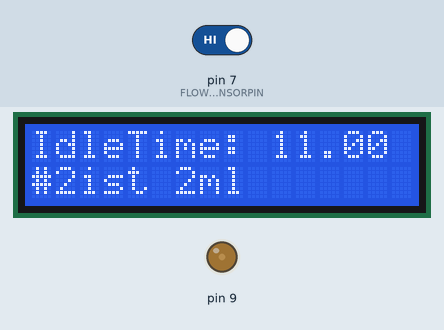
The sketch below on a simulated Arduino Uno, built with avr-gcc and run on an emulated ATmega328P. Parts: 16×2 character LCD, output pins drawn as LEDs (lit = HIGH). The inputs (shaded band) are chosen by the test bench; at power-on: pin 7 (FLOWSENSORPIN) HIGH. Random numbers use the default seed unless the sketch sets one.

Above: at 1.2 s.
1.3 s: pin 7 (FLOWSENSORPIN) driven LOW
At 2.5 s:
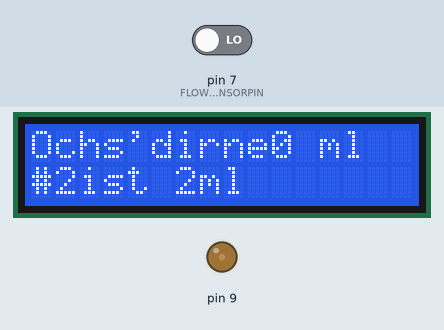
2.8 s: pin 7 (FLOWSENSORPIN) driven HIGH
At 3.6 s:
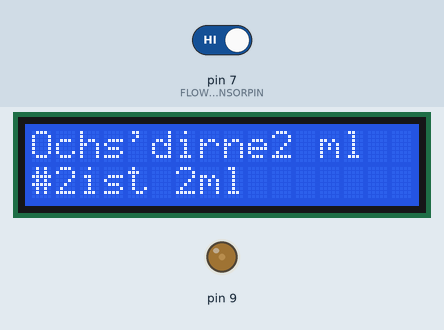
At 11.5 s:
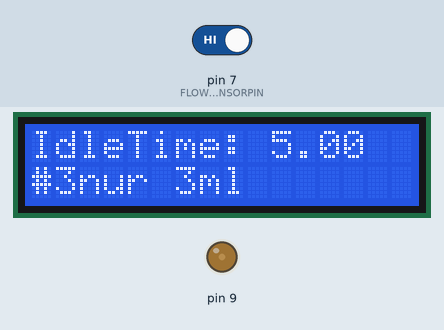
Timing chart, 0 to 12.6 s (numbered marks = the images above; inputs shaded):
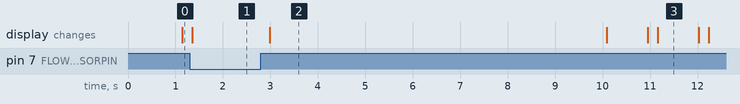

The sketch:

Hau_das_Pissuar_feb10.ino
```cpp
/**********************************************************
  Some nice Intro text that lets you want to piss the hell out of your bladder.
**********************************************************/
#include "LiquidCrystal.h"
LiquidCrystal lcd(12, 11, 5, 4, 3, 2);

// which pin to use for reading the sensor? can use any pin!
#define FLOWSENSORPIN 7

// count how many pulses!
volatile uint16_t pulses = 0;
// track the state of the pulse pin
volatile uint8_t lastflowpinstate;
// you can try to keep time of how long it is between pulses
volatile uint32_t lastflowratetimer = 100;
// and use that to calculate a flow rate
volatile float timer;

// Declare global variables
bool session = false; // describes if a session is activ or not
String vollname;

int highScore[10] = {1, 2, 3, 4, 5, 6, 7, 8, 9, 10}; //stores the highscore
String highPlayer[10] = {"das", "ist", "nur", "ein", "test", "damit", "hier", "etwas", "stehen", "kann"}; //stores the highscore

// Calculates miliLiters from the pulses
int mliters = 0;

// Counts the highscore position
int count = 0;

// Interrupt is called once a millisecond, looks for any pulses from the sensor!
SIGNAL(TIMER0_COMPA_vect) {
  uint8_t x = digitalRead(FLOWSENSORPIN);

  if (x == lastflowpinstate) {
    //lastflowratetimer++;
    return; // nothing changed!
  }

  if (x == HIGH) {
    //low to high transition!
    pulses++;

  }
  lastflowpinstate = x;
  lastflowratetimer = 0;
}

void useInterrupt(boolean v) {
  if (v) {
    // Timer0 is already used for millis() - we'll just interrupt somewhere
    // in the middle and call the "Compare A" function above
    OCR0A = 0xAF;
    TIMSK0 |= _BV(OCIE0A);
  } else {
    // do not call the interrupt function COMPA anymore
    TIMSK0 &= ~_BV(OCIE0A);
  }
}

void setup()
{
  //Serial.begin(9600);
  // Serial.print("Flow sensor test!");
  lcd.begin(16, 2);
  // declare pin 9 to be an output for the contrast:
  pinMode(9, OUTPUT);
  analogWrite(9, 50);

  pinMode(FLOWSENSORPIN, INPUT);
  digitalWrite(FLOWSENSORPIN, HIGH);
  lastflowpinstate = digitalRead(FLOWSENSORPIN);
  useInterrupt(true);
  randomSeed(analogRead(0));
};

void loop()             // run over and over again
{
  //counts the time since the last signal
  timer = (lastflowratetimer / 10); // in seconds
  lastflowratetimer++;

  if ((timer >= 0) && (timer < 3))              //Start a session
  {
    gameStart();
  }
  else if (timer == 3)           // End a session
  {
    // save the score to the highscore array
    setHighscore(vollname, mliters);  // Name des Spielers und Punkte übergeben an Higscore funktion
    session = false;
    pulses = 0;

  }
  else if (timer > 3)            // Starts the Game else stays in Idle mode
  {
    IdleMode();
  }
  delay(100);
};

void IdleMode()
{
  showHigh();
  lcd.setCursor(0, 0);
  lcd.print("IdleTime: "); lcd.print( timer ); lcd.print("      ");
};

void showHigh()
{
  if (count == 100)
  {
    count = 0;
  };
  lcd.setCursor(0, 1);
  lcd.print("#" + String((count / 10) + 1) + highPlayer[(count / 10)] + " " + highScore[(count / 10)] + "ml                    ");
  count++;
};

void gameStart()
{
  mliters = int(pulses * 2.556);
  if (session == false)
  {
    vollname = name();
    session = true;
  };
  printLCD(mliters, vollname);
};

void printLCD(int ergebnis, String vollname)
{
  lcd.setCursor(0, 0);
  lcd.print(vollname);
  lcd.setCursor(10, 0);
  lcd.print(ergebnis);
  lcd.print(" ml        ");
  delay(100);
};

void setHighscore(String player, int points)
{
  int rank = 9;
  // Search for the Rank
  while ((points > highScore[rank]) && (rank != -1))
  {
    highScore[rank + 1] = highScore[rank]; /// <-----   thats the problem !!!!!!!!11elf
    highPlayer[rank +1] = highPlayer[rank];
    rank--;
  };
  // Set the Highscore
  if (rank != 9) {
    highScore[rank + 1] = points;
    highPlayer[rank + 1] = player;
  };
};

// function to determine a random and, not yet implemented, unique name
String name() {
  String vorName[] = {
    "Wurst",
    "Piss",
    "Bier",
    "Teddy",
    "Ochs'",
    "Arsch",
    "Sauf",
    "Haus",
    "Kack",
    "Klein"
  };
  String nachName[] = {
    "meister",
    "knecht",
    "kopf",
    "wurst",
    "bauer",
    "heini",
    "hans",
    "depp",
    "typ",
    "dirne",
    "bär"
  };
  int array1 = random(10);
  int array2 = random(10);
  String vollname = vorName[array1] + nachName[array2];
  return (vollname);

};
```

Measured:
- what the display in image 2 shows lasts 7.1 s, from 3.0 s to 10.1 s
